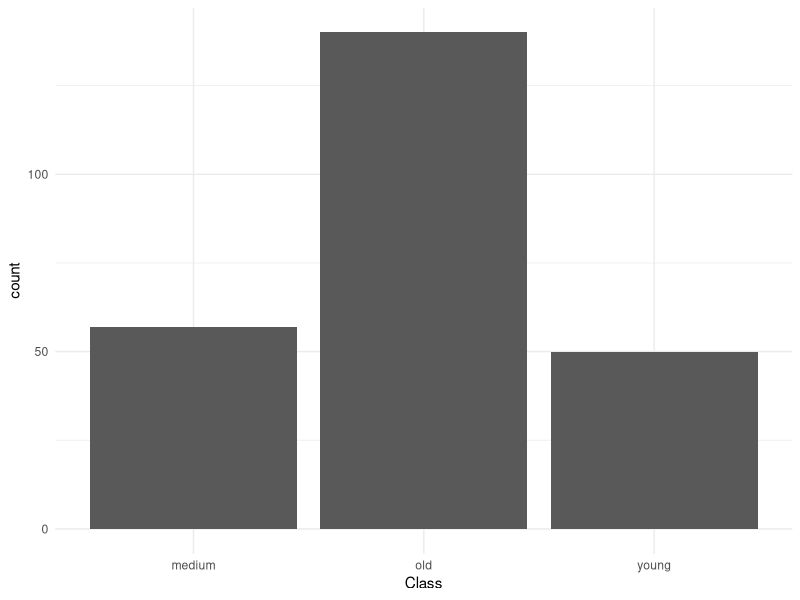
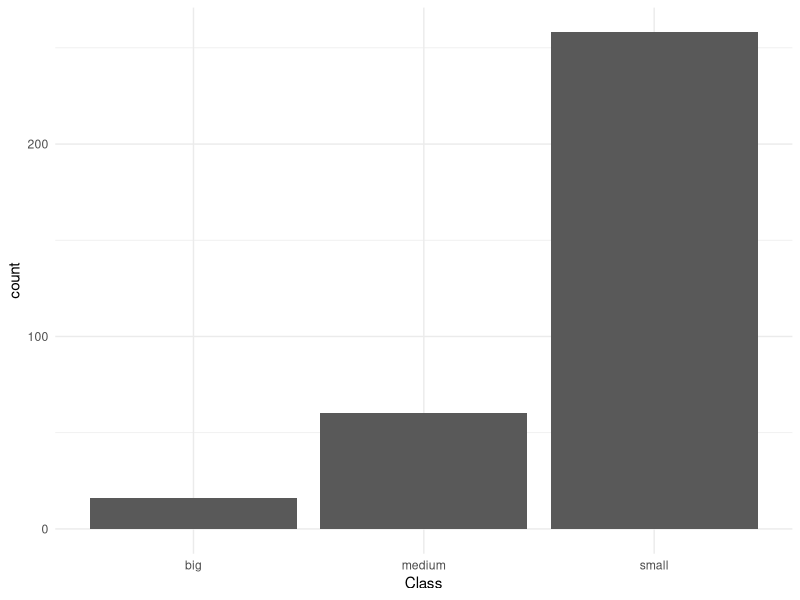
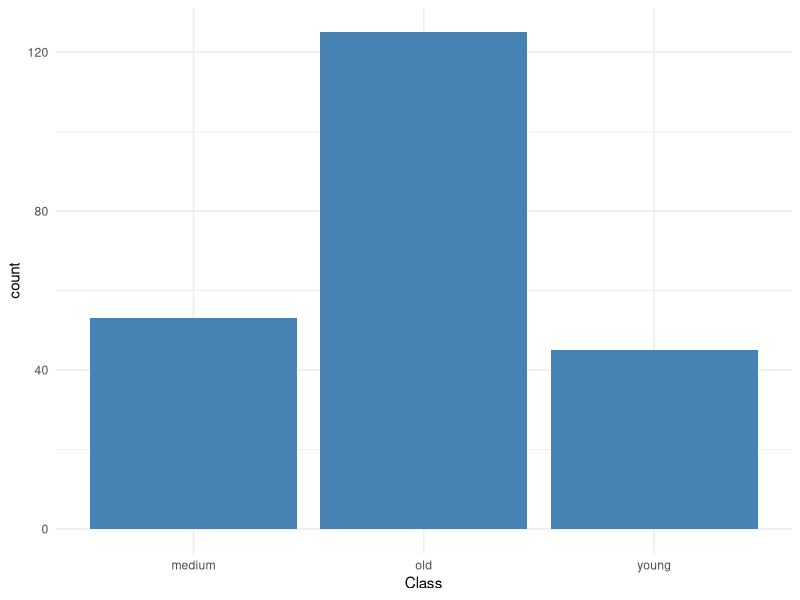
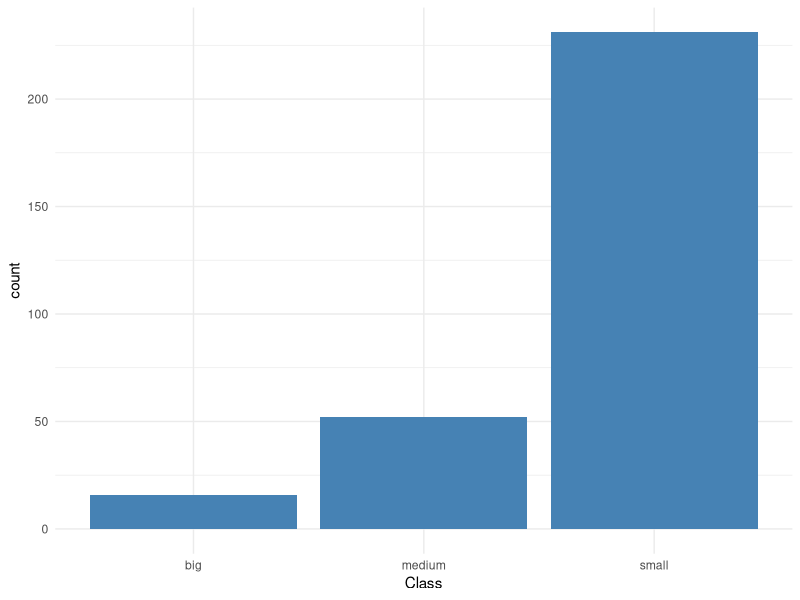
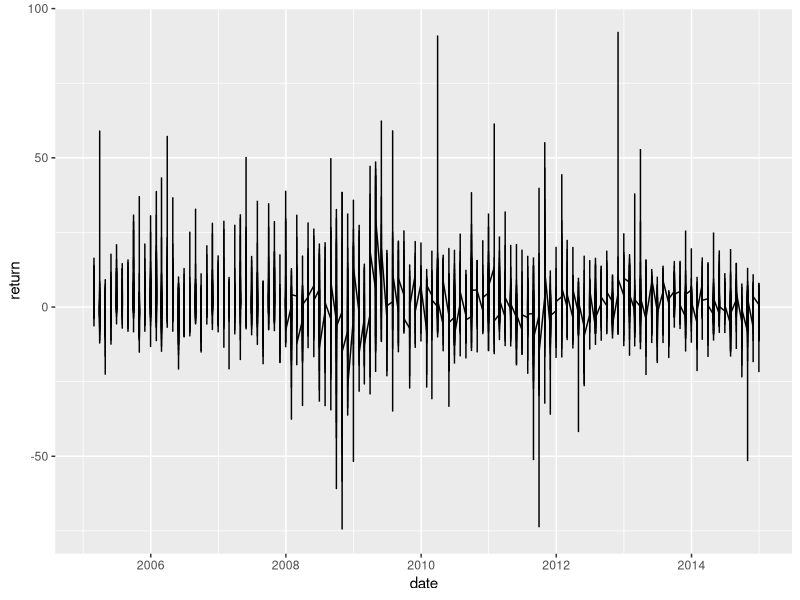
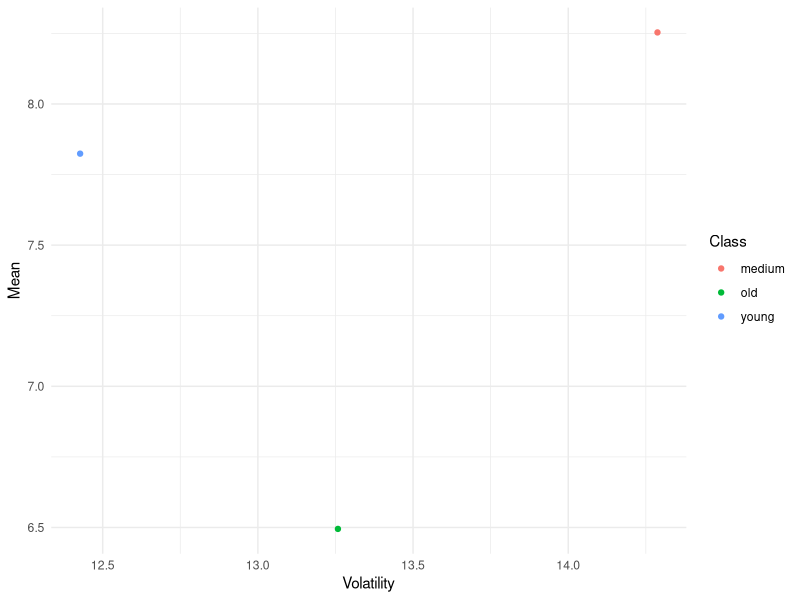

Reproduce these figures in R, in order.
## ---- chunk 1
#laden der benötigten packages
library(tidyverse)
library(scales)
library(lubridate)
library(RColorBrewer)
## ---- chunk 2
#Laden von Basedata, Auswahl der verwendeten Variablen
basedata <- read_csv("DATA/basedata.csv")


basedata <- select(basedata, name, secid, `Inception Date`,`Obsolete Date`, `Fund Size Date`, `Fund Size USD`, `Net Assets Date`,`Net Assets - Share Class USD`)

## ---- chunk 3
#Ersetzen der NAs für spätestes Ablesedatum und Auswahl der Funds jünger als 2005-01-01 und aktiv bis 2015

age_final <- basedata %>%
  mutate(`Obsolete Date` = coalesce(`Obsolete Date`,`Fund Size Date`))%>%
  filter(`Inception Date`< "2005-01-01")%>%
  filter(`Obsolete Date`> "2015-01-01")


## ---- chunk 4

#Alter als Differenz von der unteren Grenze 2015-01-01, Umwandlung in Jahre gerundet als neue Spalte

age_final <- age_final %>%
  mutate(Age_Int=as.Date("2005-01-01"))%>%
  mutate(Age= (`Age_Int` - `Inception Date`))%>%
  mutate((Month = round((Age/30.417)/12, digit=1)))%>%
  mutate(Age_Years=as.numeric(`(Month = round((Age/30.417)/12, digit = 1))`))%>%
  select(name, secid,`Inception Date`,`Obsolete Date`,Age_Years)
## ---- chunk 5
# Bildung der Klassen für das Alter

age_final <- age_final%>%
  mutate(Class = case_when(
Age_Years < 2  ~ "young", Age_Years >= 2 & Age_Years < 4 ~ "medium", Age_Years >= 4 ~ "old"))%>%
  arrange(secid, .by_group = FALSE)

ggplot(age_final)+ geom_bar(aes(Class))+ theme_minimal()
## ---- chunk 6
#Für Größenvergleich Löschen aller Funds ohne Fund Size value oder Net Asset Value

basedata_size <- filter(basedata, `Net Assets - Share Class USD`>0 | `Fund Size USD` >0 )

#auch hier anlegen der Daten, filtern nach Zeitinterval 2010 bis 2020, dann Auswahl der Funds, die mindestens fünf Jahre in Interval aktiv

size_final <- basedata_size %>% 
    mutate(`Obsolete Date` = coalesce(`Obsolete Date`,`Fund Size Date`))%>%
  filter(`Fund Size Date`>="2010-01-01" | `Net Assets Date`>= "2010-01-01")%>%
  filter(`Obsolete Date`>= "2015-01-01")

#Klassenbildung für Größe

size_final <- size_final%>%
  mutate(`Fund Size USD` = coalesce(`Fund Size USD`, `Net Assets - Share Class USD`))%>%
  mutate(Class = case_when(`Fund Size USD`
 <= 100000000 ~ "small", `Fund Size USD` > 100000000  & `Fund Size USD` <= 500000000 ~ "medium", `Fund Size USD` > 500000000 ~ "big"))%>%
  arrange(secid, .by_group = FALSE)%>%
  select(name, secid,`Fund Size USD`, `Net Assets - Share Class USD`, Class)

ggplot(size_final)+ geom_bar(aes(Class))+ theme_minimal()

## ---- chunk 7
#laden des Datensatzes "mri"
mri <- read_csv("DATA/mri.csv")

# date-variable als date bezeichnen, format dem in age/size_final angleichen
mri$date <- as.Date(mri$date, format="%d.%m.%Y")
## ---- chunk 8
#filtern nach Zeitinterval 2005-2015, behalten werden alle funds länger gleich als 60 Monate gelaufen


mri05_15 <- mri%>%
  filter(date>= "2005-01-01")%>%
  filter(date< "2015-01-01")%>%
  keep(~ (sum(. >= 0) / length(.)) >= 0.5)

#umwandeln aller funds in character, dann pivot_longer um daten zu reorganisieren
mri05_15$FHUSA04GGS <- as.character(mri05_15$FHUSA04GGS)
mri05_15$FHUSA04B6U <- as.character(mri05_15$FHUSA04B6U)
mri05_15$F00000GUU3 <- as.character(mri05_15$F00000GUU3)

tidy_data <- pivot_longer(mri05_15, cols = 2:715, names_to ="secid", values_to = "mri")

#mri von character in numeric
tidy_data$mri <- as.numeric(tidy_data$mri)
## ---- chunk 9
#filtern nach Zeitinterval 2010-2020
mri10_20 <- mri%>%
  filter(date>= "2010-01-01")%>%
  filter(date< "2020-01-01")%>%
  keep(~ (sum(. >= 0) / length(.)) >= 0.5)
  

#Umwandeln aller funds in character
mri10_20$FHUSA04GGS <- as.character(mri10_20$FHUSA04GGS)
mri10_20$FHUSA04B6U <- as.character(mri10_20$FHUSA04B6U)
mri10_20$F00000GUU3 <- as.character(mri10_20$F00000GUU3)

#pivot longer
tidy_data_s <- pivot_longer(mri10_20, cols = 2:334, names_to ="secid", values_to = "mri")



#mri von character in numeric
tidy_data_s$mri <- as.numeric(tidy_data_s$mri)
## ---- chunk 10

#einlesen der daten
factordata <- read_csv("DATA/factordata.csv")

# date-variable als date bezeichnen, format dem in clean_final angleichen
factordata$date <- as.Date(factordata$date, format="%d.%m.%Y")

#filtern nach Zeitintervallen
factordata05_15 <- factordata%>%
  filter(date>= "2005-01-01")%>%
  filter(date< "2015-01-01")

factordata10_20 <- factordata%>%
  filter(date>= "2010-01-01")%>%
  filter(date< "2020-01-01")




## ---- chunk 11
#return,HWM und DD für mri für die einzelnen funds mit age

tidy_data <- tidy_data %>% 
  group_by(secid) %>% 
  mutate(lag_mri = lag(mri, n = 1), return = (mri-lag_mri)/lag_mri*100, hwm = cummax(mri), dd = (hwm - mri)/hwm)%>%
  ungroup() %>% 
  arrange(secid, date) %>%
  select(!lag_mri)


#mean return, volatility,VaR, maxDD für gesamte Stichprobe

summary_all <- tidy_data %>% 
  summarise(Mean = 12*mean(return, na.rm = TRUE), Volatility = sqrt(12)*sd(return, na.rm = TRUE), VaR = quantile(return, probs = 0.05, na.rm = TRUE),
MDD = max(dd, na.rm = TRUE))

## ---- chunk 12
#mean return, volatility,VaR, maxDD für die funds bei Alter

summary <- tidy_data %>% 
  group_by(secid) %>% 
  summarise(Mean = 12*mean(return, na.rm = TRUE), Volatility = sqrt(12)*sd(return, na.rm = TRUE), VaR = quantile(return, probs = 0.05, na.rm = TRUE),
MDD = max(dd, na.rm = TRUE))%>%
  arrange(secid, .by_group = FALSE)

#erstellen eines großen Datensets mit Klassen von klein,mittel, groß
age_final_summary <- merge(age_final, summary, by = "secid")%>%
  arrange(secid, .by_group = FALSE)%>%
  select(secid, Class, Mean, Volatility, VaR, MDD )

ggplot(age_final_summary)+geom_bar(aes(x=Class), fill="steelblue")+theme_minimal()

#Erstellen der einzelnen Zusammenfassungen für die Klassen
summary_young <- age_final_summary%>%
  filter(Class=="young")%>%
  summarise(Mean = mean(Mean), Volatility = mean(Volatility), VaR = mean(VaR),
MDD = mean(MDD))%>%
  mutate(Class="young")%>%
  relocate(Class, .before = Mean)

summary_medium <- age_final_summary%>%
  filter(Class=="medium")%>%
  summarise(Mean = mean(Mean), Volatility = mean(Volatility), VaR = mean(VaR),
MDD = mean(MDD))%>%
  mutate(Class="medium")%>%
  relocate(Class, .before = Mean)


summary_old <- age_final_summary%>%
  filter(Class=="old")%>%
  summarise(Mean = mean(Mean), Volatility = mean(Volatility), VaR = mean(VaR),
MDD = mean(MDD))%>%
  mutate(Class="old")%>%
  relocate(Class, .before = Mean)

#Zusammenfassen in einer summary

summary_final <- bind_rows(summary_young,summary_medium,summary_old, .id = "Class")%>%
  mutate(Class= c("young","medium","old"))
## ---- chunk 13

#lag erstellen, dann return, hwm, dd bestimmen
tidy_data_s <- tidy_data_s %>% 
  group_by(secid) %>% 
  mutate(lag_mri = lag(mri, n = 1), return = (mri-lag_mri)/lag_mri*100, hwm = cummax(mri), dd = (hwm - mri)/hwm)%>%
  ungroup() %>% 
  arrange(secid, date) %>%
  select(!lag_mri)


#mean return, volatility,VaR, maxDD für gesamte Stichprobe

summary_all_s <- tidy_data_s %>% 
  summarise(Mean = mean(return, na.rm = TRUE), Volatility = sd(return, na.rm = TRUE), VaR = quantile(return, probs = 0.05, na.rm = TRUE),
MDD = max(dd, na.rm = TRUE))
## ---- chunk 14
#mean return, volatility,VaR, maxDD für die funds

summary_s <- tidy_data_s %>% 
  group_by(secid) %>% 
  summarise(Mean = mean(return, na.rm = TRUE), Volatility = sd(return, na.rm = TRUE), VaR = quantile(return, probs = 0.05, na.rm = TRUE),
MDD = max(dd, na.rm = TRUE))%>%
  arrange(secid, .by_group = FALSE)

#Luca: hier bei fünf funds ein problem, das muss angeguckt werden


#erstellen eines großen Datensets mit Klassen von klein,mittel, groß
size_final_summary <- merge(size_final, summary_s, by = "secid")%>%
  arrange(secid, .by_group = FALSE)%>%
  select(secid, Class, Mean, Volatility, VaR, MDD )

ggplot(size_final_summary)+geom_bar(aes(x=Class), fill="steelblue")+theme_minimal()

#Erstellen der einzelnen Zusammenfassungen für die Klassen
summary_small <- size_final_summary%>%
  filter(Class=="small")%>%
  summarise(Mean = mean(Mean), Volatility = mean(Volatility), VaR = mean(VaR),
MDD = mean(MDD))%>%
  mutate(Class="small")%>%
  relocate(Class, .before = Mean)

summary_medium_s <- size_final_summary%>%
  filter(Class=="medium")%>%
  summarise(Mean = mean(Mean), Volatility = mean(Volatility), VaR = mean(VaR),
MDD = mean(MDD))%>%
  mutate(Class="medium")%>%
  relocate(Class, .before = Mean)


summary_big <- size_final_summary%>%
  filter(Class=="big")%>%
  summarise(Mean = mean(Mean), Volatility = mean(Volatility), VaR = mean(VaR),
MDD = mean(MDD))%>%
  mutate(Class="big")%>%
  relocate(Class, .before = Mean)

#Zusammenfassen in einer summary

summary_final_s <- bind_rows(summary_small,summary_medium_s,summary_big, .id = "Class")%>%
  mutate(Class= c("young","medium","old"))


## ---- chunk 15
#zum Spass: kleine darstellung für alle Funds, white noise

ggplot(data=tidy_data) + aes(x=date, y = return) +
geom_line()
## ---- chunk 16
#Darstellung Zshg. Volatility/Mean für Alter
ggplot(data=summary_final) + geom_point(aes(x=Volatility, y = Mean, color = Class)) + theme_minimal()
